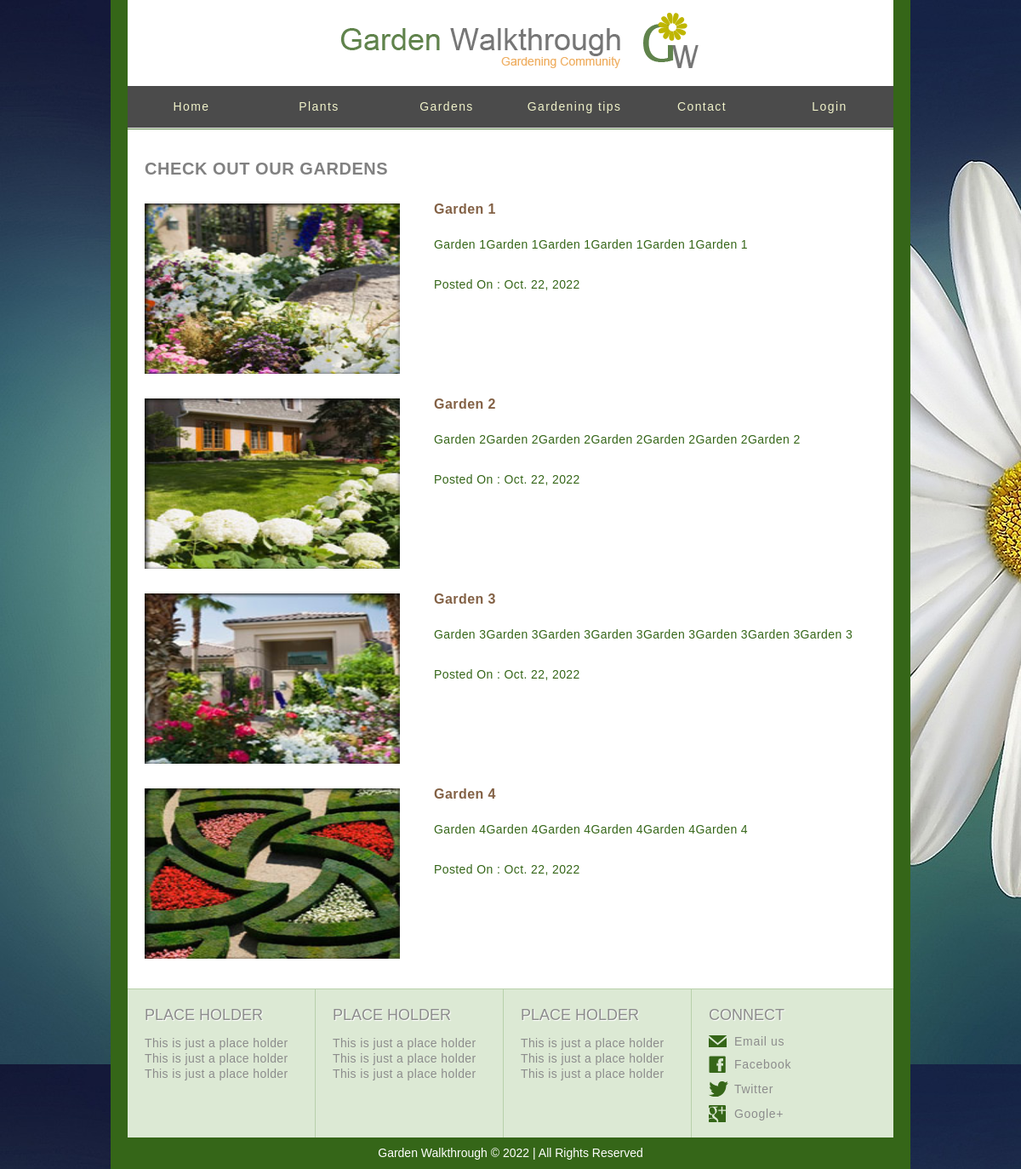
The app's page /garden/ with its own data.
### plants/models.py (models this page shows, shortened)
class Garden(models.Model):
    title=models.CharField(max_length=30)
    image=models.ImageField()
    descreption=models.TextField()
    uploaded_date=models.DateField(auto_now=True)

### plants/views.py (the view)
# urls.py: path('garden/', views.GardenListView.as_view(),name='gardens'),
class GardenListView(ListView):
    template_name='garden_list.html'
    model=Garden
    context_object_name='Garden'
    form=CommentForm_garden

### templates/garden_list.html
{% extends 'base.html' %}
{% load static %}
{% block body %}
<body>
		<div id="body">
			<div id="content">
				<h1>Check out our gardens</h1>
					{% for gg in Garden %}
					<ul class="section">
					<li>
						<img style="width:300px;height:200px" src="{{ gg.image.url }}" alt="Image" >
						<div>
							<a style="text-decoration:none;"  href="{% url 'plants:garden' gg.id %}" ><h2>{{gg.title}}</h2></a>
							<p>
								{{gg.descreption}}
							</p>
							<p>
								Posted On : {{gg.uploaded_date}}
							</p>
						</div>
					</li>
				</ul>
					{% endfor %}
			</div>
		</div>
</body>
{% endblock body %}

### static/css/style.css (style rules this page uses)
body { background: url(../images/bg-body3.jpg) repeat; color: #356618; font-family: Arial, Helvetica, sans-serif; font-size: 14px; margin: 0; min-width: 940px; padding: 0; }
a { outline: none; }
img { border: 0; }
p { margin: 0; text-align: justify; }
#body { background: #ffffff; }
#body div#content ul.section li img, #body div.header ul li a.figure { display: block; float: left; text-decoration: none; }
#body div.body ul li:first-child, #body div#content ul.section li:first-child, #body div#content div#sidebar div ul li:first-child { margin: 0; }
#body div#content { border-top: 1px solid #5d8546; overflow: hidden; padding: 35px 20px; }
#body div#content h1 { color: #818181; font-size: 20px; letter-spacing: 0.028em; margin: 0; text-transform: uppercase; }
#body div#content p { letter-spacing: 0.028em; line-height: 24px; padding: 25px 0 0; }
#body div#content ul.section { list-style: none; margin: 0; padding: 29px 0 0; }
#body div#content ul.section li { margin: 35px 0 0; overflow: hidden; }
#body div#content ul.section li div { float: right; width: 520px; }
#body div#content ul.section li div h2, #body div#content div#article h2 { color: #836145; font-size: 16px; letter-spacing: 0.028em; line-height: 13px; margin: 0; }
#body div#content ul.section li div p { padding: 23px 0 0; }

### records on screen
Garden: image (picture), title "Garden 1", descreption "Garden 1Garden 1Garden 1Garden 1Garden 1Garden 1", uploaded_date "Oct. 22, 2022"
Garden: image (picture), title "Garden 2", descreption "Garden 2Garden 2Garden 2Garden 2Garden 2Garden 2Garden 2", uploaded_date "Oct. 22, 2022"
Garden: image (picture), title "Garden 3", descreption "Garden 3Garden 3Garden 3Garden 3Garden 3Garden 3Garden 3Garden 3", uploaded_date "Oct. 22, 2022"
Garden: image (picture), title "Garden 4", descreption "Garden 4Garden 4Garden 4Garden 4Garden 4Garden 4", uploaded_date "Oct. 22, 2022"
